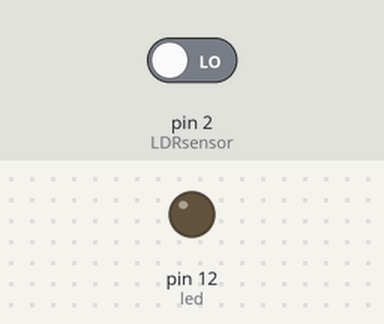
Bench run of a sketch on a simulated Arduino Uno, built with avr-gcc and run on an emulated ATmega328P. Shown: output pins drawn as LEDs (lit = HIGH). Inputs (shaded band) come from the test bench; at power-on: pin 2 (LDRsensor) LOW.

Above: at 1.2 s.
1.3 s: pin 2 (LDRsensor) driven HIGH
At 2.0 s:
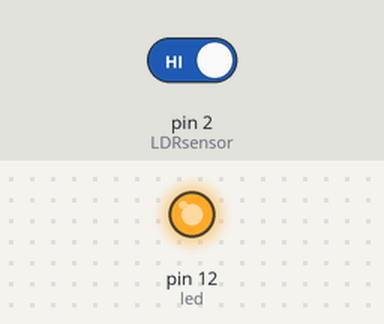
2.8 s: pin 2 (LDRsensor) driven LOW
At 3.1 s:
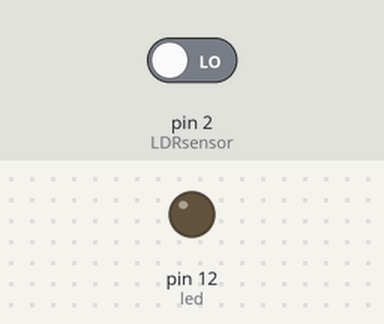
Timing chart, 0 to 5.8 s (numbered marks = the images above; inputs shaded):
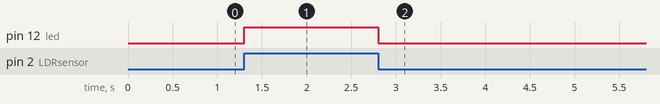

Measured:
- after the input at 1.3 s, pin 12 (led): LOW → HIGH at once
- after the input at 2.8 s, pin 12 (led): HIGH → LOW at once

The sketch:

LDRsensor.ino
```cpp
int LDRsensor=2;
int led=12;
void setup() {
  // put your setup code here, to run once:
pinMode(LDRsensor,INPUT);
pinMode(led,OUTPUT);
}

void loop() {
  // put your main code here, to run repeatedly:
int val;
val=digitalRead(LDRsensor);
if(val==HIGH){ // means no light
digitalWrite(led,HIGH); // no need of blinking
}
else{
  digitalWrite(led,LOW);
}
}
```
